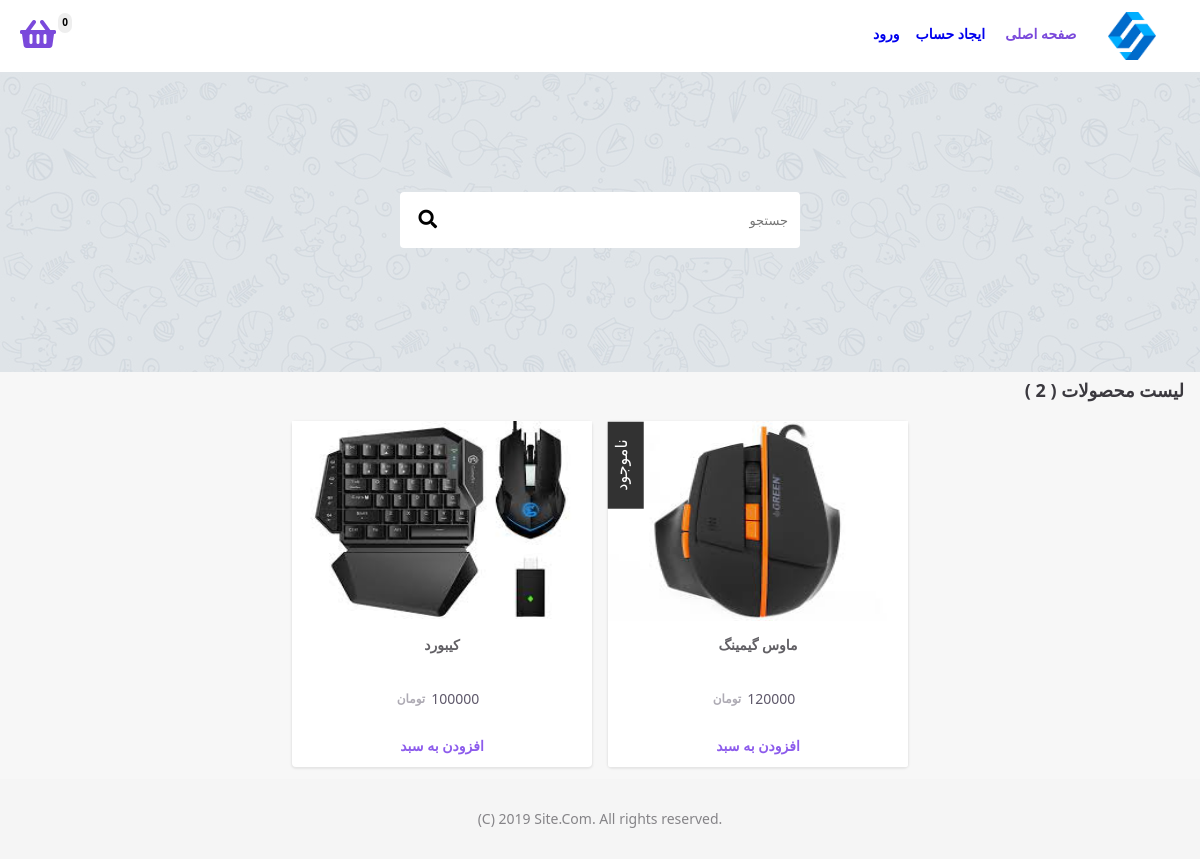
The page / on the database its author committed.
### tables this page shows
CREATE TABLE `products` (
  `product_id` int(11) NOT NULL,
  `caption` varchar(255) NOT NULL,
  `description` text NOT NULL,
  `price` varchar(20) NOT NULL,
  `quantity` int(11) NOT NULL DEFAULT 0,
  `reg_date` varchar(20) NOT NULL,
  `image_url` varchar(255) NOT NULL
);

### core/connection-manager.php (called while the page is built, shortened)
<?php
    class ConnectionManager {
        private $connection;
        public function __construct() {
            $this->connection = new mysqli(self::HOST, self::USERNAME, self::PASSWORD, self::DATABASE);
            $this->connection->set_charset("utf8");
        }
        public function getConnection() {
            return $this->connection;
        }
    }
?>

### core/product-manager.php (called while the page is built, shortened)
<?php
    require_once("connection-manager.php");
    class ProductManager {
        private $tableName = "products";
        public function getAll() {
            $query = "SELECT * FROM $this->tableName";
            $connectionManager = new ConnectionManager();
            $result = mysqli_query($connectionManager->getConnection(), $query);
            $rows = [];
            while ($row = $result->fetch_assoc())
                $rows[] = $row;
            return $rows;
        }
    }
?>

### index.php (the view, shortened to what this page needs)
<?php
     require_once("core/product-manager.php");
     $productManager = new ProductManager();
     $products = $productManager->getAll();
     $productsCount = count($products);
?>
<?php require_once("header.php"); ?>
        <section class="search-box-container">
            <div class="search-box">
                <form action="search.php" method="GET">
                    <input type="search" placeholder="<?php echo SEARCH; ?>" name="keyword" class="text-box">
                    <button><i class="fa fa-search fa-lg"></i></button>
                </form>
            </div>
        </section>
        <section class="main-content-caption">
            <h2><?php echo PRODUCTS_LIST.' ( '.$productsCount.' )'; ?></h2>
        </section>
        <section class="main-content">
        <?php
            foreach($products as &$product) {
                $addToCartArgs = $product["product_id"].', \''.$product['caption'].'\', '.$product['price'].', \''.$product['image_url'].'\', '.$product['quantity'];
                $isProductAvailable = intval($product["quantity"]) > 0;
                $buttonStatus = $isProductAvailable ? '' : 'disabled';
                echo '<div class="card">';
                if (!$isProductAvailable) {
                    echo '<span class="quantity-status-label">ناموجود</span>';
                }
                echo '<a href="'.BASE_URL.'product-details.php?id='.$product["product_id"].'" class="item-link">';
                echo '<img src="'.$product["image_url"].'">';
                echo '<h1>'.$product["caption"].'</h1>';
                echo '<p class="price">'.$product["price"].'</p> ';
                echo '</a>';
                echo '<button class="secondary-button" '.$buttonStatus.' onClick="addToCart('.$addToCartArgs.')">'.ADD_TO_BASKET.'</button>';
                echo '</div>';
            }
        ?>
        </section>
<?php require_once("footer.php"); ?>

### theme/base.css (style rules this page uses)
* { font-family: 'Segoe UI', Tahoma, Geneva, Verdana, sans-serif; }
html, body { direction: rtl; margin: 0px; padding: 0px; background: #f7f7f7; }
h1 { font-size: 20px !important; }
h2 { font-size: 18px !important; }
h1, h2, h3, h4, h5, h6, p, span, label { color: rgb(59, 57, 63) !important; }
p { line-height: 2em; font-size: 14px !important; }
img { vertical-align: middle; }
button { cursor: pointer; font-size: 14px; font-weight: bold; }
.secondary-button { padding: 12px 16px !important; border-radius: 2px; border: 1px solid transparent; background: transparent; margin: 4px; text-decoration: none; color: rgb(59, 57, 63) !important; transition: background 0.25s ease-out; }
.text-box { background: #f5f5f5; padding: 12px; margin: 4px; border: none; font-size: 13px; border-radius: 6px; }
.card { padding: 8px; margin: 12px 8px; background: white; border-radius: 4px; box-shadow: 0px 1px 2px 1px #e5e5e5; }
button:disabled, button[disabled] { cursor: default !important; background-color: #ffffff !important; color: #cccccc !important; }
.quantity-status-label { position: absolute; background: #000000; color: white !important; padding: 4px 18px; transform: rotate(-90deg); height: 28px; z-index: 1; top: 26px; left: -26px; opacity: 0.8; }

### theme/css/home-page.css (style rules this page uses)
.search-box-container { width: 100%; height: 300px; margin: auto; text-align: center; background-image: url("../imgs/search-bg.png"); background-repeat: repeat; }
.search-box-container .search-box { background: #fff; width: 400px; margin: auto; position: relative; top: 40%; border-radius: 4px; }
.search-box-container .search-box input { width: 85%; margin: 0; padding: 8px; height: 56px; border-radius: 0px; background: transparent; }
.search-box-container .search-box button { background:transparent; width: 48px; height: 48px; border: none; }
.main-content-caption h2 { font-size: 20px; margin: 8px 16px; }
.main-content { width: 100%; margin: auto; display: flex; flex-direction: row; flex-wrap: wrap; text-align: center; justify-content: center; }
.item-link { text-decoration: none; }
.main-content .card { padding: 0 !important; width: 300px; height: 346px; position: relative; }
.main-content .card img { width: 100%; max-width: 340px; height: 100%; max-height: 200px; }
.main-content .card h1 { font-size: 14px !important; margin: 16px 4px; opacity: 0.8; text-align: center; height: 32px; }
.main-content .card .price { color: rgb(95, 89, 107) !important; font-size: 14px !important; margin-right: 8px; position: relative; }
.main-content .card .price::after { content: 'تومان'; position: relative; left: 0; top: -1px; font-weight: bold; font-size: 12px; opacity: 0.5; margin-right: 6px; }
.main-content .card button { color: #8D5CEC !important; font-weight: bold; margin: 0px !important; margin-top: -1% !important; width: 300px; }

### rows shown on the page
products: quantity "ناموجود", image_url (picture), caption "ماوس گیمینگ", price "120000"
products: image_url (picture), caption "کیبورد", price "100000"

### other values the page prints
HOME "صفحه اصلی"
CREATE_ACCOUNT "ایجاد حساب"
LOGIN "ورود"
PRODUCTS_LIST "لیست محصولات"
COPYRIGHT "(C) 2019 Site.Com. All rights reserved."
